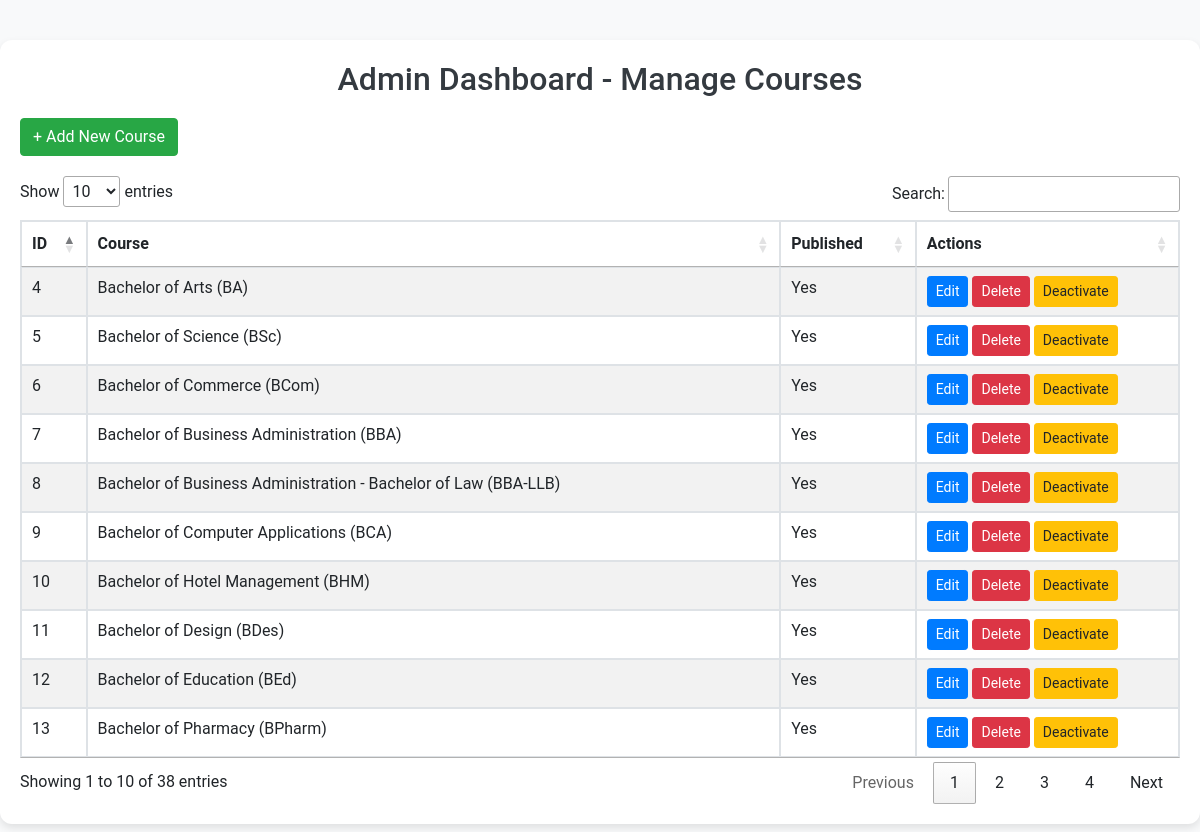
Screenshot of /admin/courses.php with the database file from the repository.
### tables this page shows
CREATE TABLE `new_courses` (
  `id` int(11) NOT NULL,
  `course_name` varchar(255) NOT NULL,
  `published` tinyint(1) DEFAULT 0
);

### admin/courses.php (the view, shortened to what this page needs)
<?php
 $servername = "localhost";
$username = "campusedge_quiz";
$password = "MLOno(DK?WKa!+pR";
$dbname = "campusedge_quiz";
$conn = new mysqli($servername, $username, $password, $dbname);
$result = $conn->query("SELECT * FROM new_courses");
?>
<!DOCTYPE html>
<html lang="en">
<head>
    <link rel="stylesheet" href="https://stackpath.bootstrapcdn.com/bootstrap/4.5.2/css/bootstrap.min.css">
    <link rel="stylesheet" href="https://cdn.datatables.net/1.11.5/css/jquery.dataTables.min.css">
</head>
<body>
<div class="admin-container">
    <h2>Admin Dashboard - Manage Courses</h2>
    <button class="btn btn-success btn-custom" data-toggle="modal" data-target="#addEditModal" onclick="openAddModal()">+ Add New Course</button>
    <table id="recordsTable" class="table table-bordered table-striped">
        <thead>
            <tr>
                <th>ID</th>
                <th>Course</th>
                <th>Published</th>
                <th>Actions</th>
            </tr>
        </thead>
        <tbody>
            <?php while ($row = $result->fetch_assoc()) { ?>
                <tr data-id="<?php echo $row['id']; ?>">
                    <td><?php echo $row['id']; ?></td>
                    <td><?php echo htmlspecialchars($row['course_name']); ?></td>
                    <td><?php echo $row['published'] == 1 ? 'Yes' : 'No'; ?></td>
                    <td>
                        <button class="btn btn-primary btn-sm" onclick="openEditModal(<?php echo $row['id']; ?>, '<?php echo $row['course_name']; ?>')">Edit</button>
                        <button class="btn btn-danger btn-sm" onclick="deleteRecord(<?php echo $row['id']; ?>)">Delete</button>
                        <button class="btn btn-warning btn-sm" onclick="togglePublished(<?php echo $row['id']; ?>, <?php echo $row['published']; ?>)">
                            <?php echo $row['published'] == 1 ? 'Deactivate' : 'Activate'; ?>
                        </button>
                    </td>
                </tr>
            <?php } ?>
        </tbody>
    </table>
</div>
</body>
</html>

### admin/courses.php (style rules this page uses)
body { background-color: #f8f9fa; font-family: 'Roboto', sans-serif; }
.admin-container { max-width: 1200px; margin: 40px auto; padding: 20px; background-color: #fff; border-radius: 12px; box-shadow: 0 4px 8px rgba(0, 0, 0, 0.1); }
h2 { text-align: center; margin-bottom: 20px; color: #343a40; }
.btn-custom { margin-bottom: 20px; }

### rows the page displays
new_courses: id "4", course_name "Bachelor of Arts (BA)", published "Yes"
new_courses: id "5", course_name "Bachelor of Science (BSc)", published "Yes"
new_courses: id "6", course_name "Bachelor of Commerce (BCom)", published "Yes"
new_courses: id "7", course_name "Bachelor of Business Administration (BBA)", published "Yes"
new_courses: id "8", course_name "Bachelor of Business Administration - Bachelor of Law (BBA-LLB)", published "Yes"
new_courses: id "9", course_name "Bachelor of Computer Applications (BCA)", published "Yes"
new_courses: id "10", course_name "Bachelor of Hotel Management (BHM)", published "Yes"
new_courses: id "11", course_name "Bachelor of Design (BDes)", published "Yes"
new_courses: id "12", course_name "Bachelor of Education (BEd)", published "Yes"
new_courses: id "13", course_name "Bachelor of Pharmacy (BPharm)", published "Yes"
